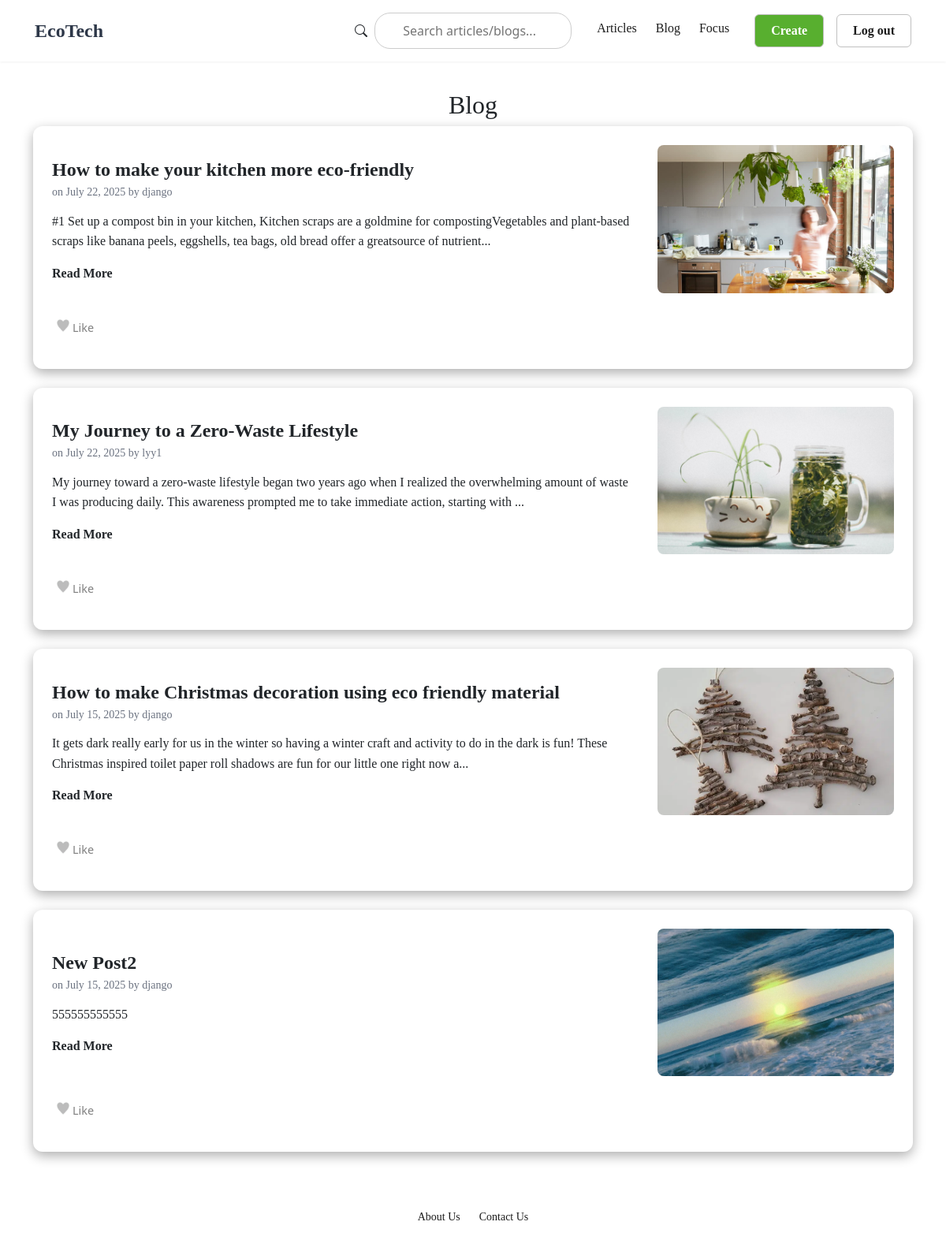
/blog/ (signed in), run on an earlier commit of the app's database.
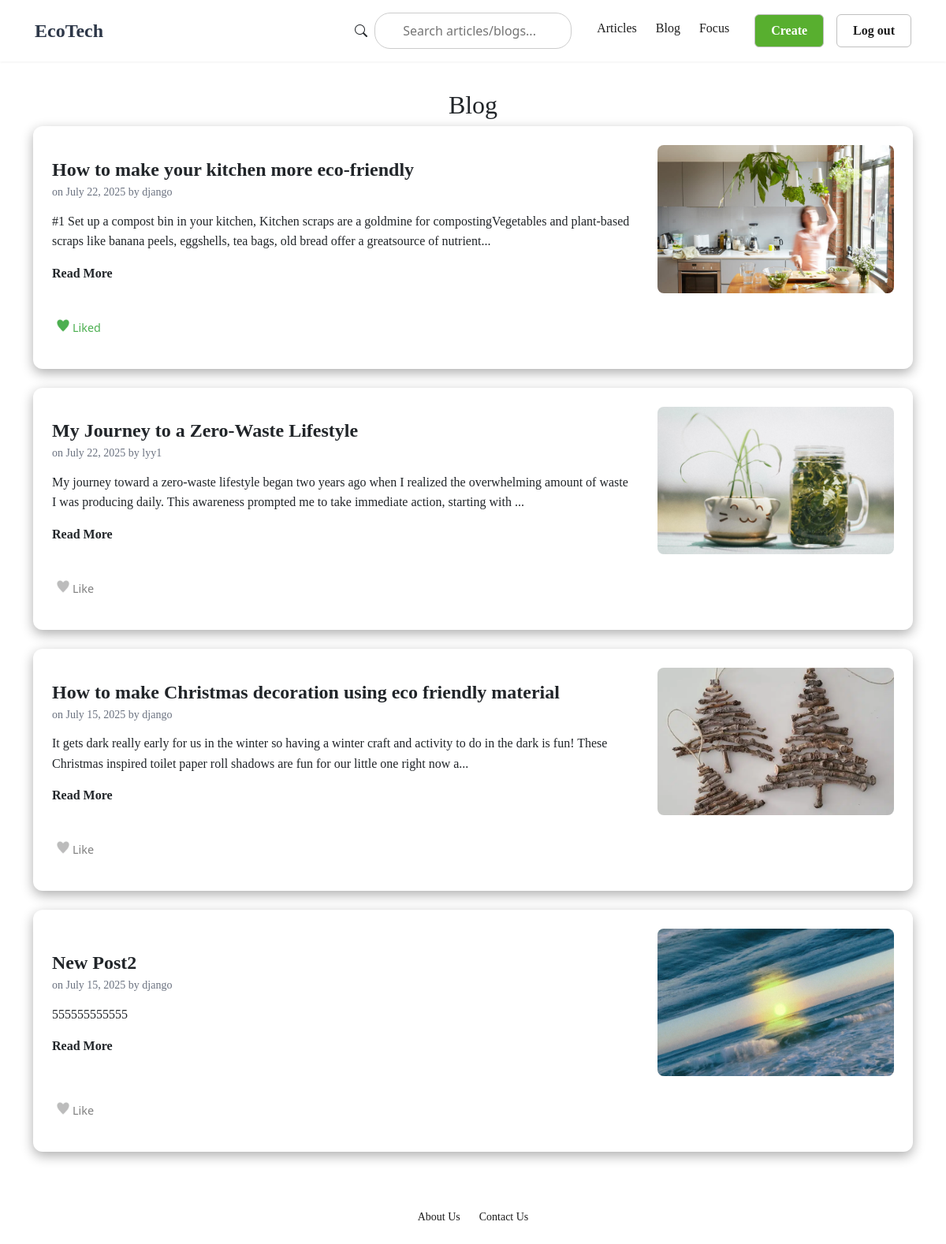
And on a later commit of the database.
### post_app/models.py (models this page shows, shortened)
class PostRaw(models.Model):
    author = models.ForeignKey(User, on_delete=models.CASCADE)
    created_at = models.DateTimeField(auto_now_add=True)
    likes_int = models.IntegerField(default=0)
    liked_by = models.ManyToManyField(User, related_name = 'liked_posts', blank = True)
    content = models.TextField()
    title = models.TextField(max_length=60, blank=False, null=False)
    image = models.ImageField(upload_to='post_images/', blank=True, null=False)
    POST_TYPE_CHOICES = [
        (1, 'admin'),
        (2, 'user')
    ]
    post_type = models.IntegerField(choices=POST_TYPE_CHOICES, default=2)
    class Meta:
        app_label = 'post_app'
        db_table = 'post_app_raw'
        verbose_name = 'Post Data Management'

### post_app/views.py (the view)
# urls.py: 2. Add a URL to urlpatterns:  path('blog/', include('blog.urls'))
@login_required
def blog(request):
    posts = PostRaw.objects.filter(post_type=2).order_by('-created_at')
    return render(request, 'blog.html', {'posts': posts})

### templates/blog.html (shortened to what this page needs)
{% extends "base_generic.html" %}
{% block content %}
  <div>
    <h2 style="text-align: center;">Blog</h2>
  </div>
<div class="article-block-container">
    {% for post in posts %}
        <div class="article-card-block">
            <div class="card-content">
                <a href="{% url 'post_detail' post.id %}" class="post-title">{{ post.title }}</a>
                <p class="post-meta">on {{ post.created_at|date:"F d, Y" }} by {{ post.author }}</p>
                {% if post.content|length > 200 %}
                    <p>{{ post.content|slice:":200" }}...</p>
                {% else %}
                    <p>{{ post.content }}</p>
                {% endif %}
                <a href="{% url 'post_detail' post.id %}" class="a-read-more" style="margin-top: 1rem;">Read More</a>
            </div>
            <div class="card-image">
                {% if post.image %}
                    <img src="{{ post.image.url }}" alt="{{ post.title }}">
                {% endif %}
            </div>
            <form action="{% url 'like_post' post.id %}" method="POST" class="like-form" data-post-id="{{ post.id }}">
              {% if user in post.liked_by.all %}
                <button type="submit" class="like-btn" aria-label="Unlike">
                   <span class="green-heart-icon">Liked</span>
                </button>
              {% else %}
                <button type="submit" class="like-btn" aria-label="Like">
                   <span class="grey-heart-icon">Like</span>
                </button>
              {% endif %}
            </form>
        </div>
    {% endfor %}
</div>
{% endblock %}

What changed in the data, as far as the page shows it:
changed PostRaw "How to make your kitchen more eco-friendly": text "Like" → "Liked"
